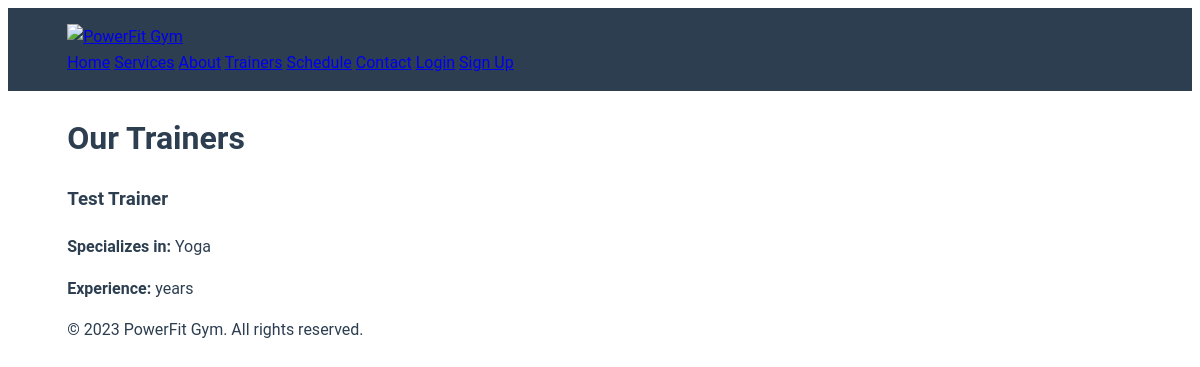
The page /trainers/ on the database as committed earlier.
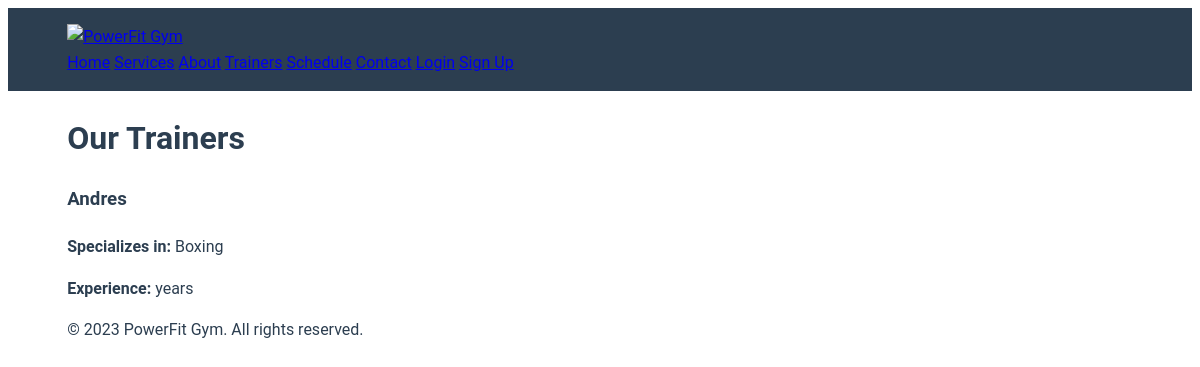
The same page on the database as committed later.
### main/models.py (models this page shows, shortened)
class Trainer(models.Model):
    name = models.CharField(max_length=100)
    specialization = models.CharField(max_length=100)
    bio = models.TextField()
    image = models.ImageField(upload_to='trainers/')
    experience = models.PositiveIntegerField(null=True, blank=True)

### main/views.py (the view)
# urls.py: path('trainers/', views.trainers, name='trainers'),  # Added missing trainers URL
def trainers(request):
    trainers = Trainer.objects.all()
    return render(request, 'trainers.html', {'trainers': trainers})

### main/templates/trainers.html
{% extends 'base.html' %}
{% block content %}
<h1>Our Trainers</h1>
{% for trainer in trainers %}
<div class="trainer">
    <h3>{{ trainer.name }}</h3>
    <p><strong>Specializes in:</strong> {{ trainer.specialization }}</p>
    <p><strong>Experience:</strong> {{ trainer.years_experience }} years</p>
</div>
{% endfor %}
{% endblock %}

Rows that differ between the two databases and show on the page:
removed Trainer: name "Test Trainer", specialization "Yoga"
added Trainer: name "Andres", specialization "Boxing"
